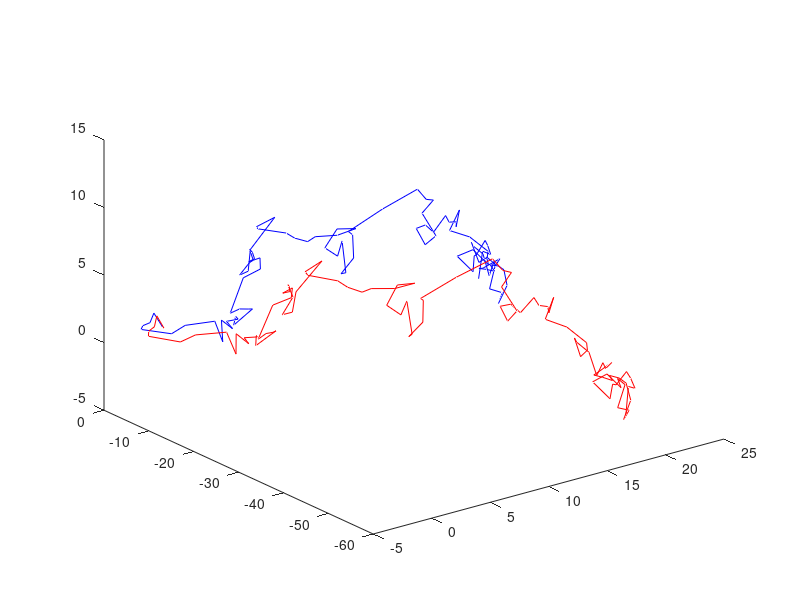

MATLAB code for this plot:
function BrownianBridge3Points()
N = 100;% num points 
% initial path starts at zero 
p(1,:) = zeros(1,3); % path in 3D
for pIdx = 2:100
    p(pIdx,:) = p(pIdx-1,:)+randn(1,3);
end
tx = 1; % first time 
x  = p(tx,:); % first point 
ty = 10;% second time 
y  = p(ty,:)+rand(1,3);% second point
tk = 40;% third time 
k  = p(tk,:)+randn(1,3);% third point

beta  = k-(tk/(2*ty))*(p(ty,:)-y+x)-0.5*(p(tk,:)+x);
alpha = (ty/tk)*(p(tk,:)+x-k+beta)-y; 
w= zeros(size(p));
for wIdx = 1:N
    w(wIdx,:) = x+p(wIdx,:)-(wIdx/ty)*(p(ty,:)+x-y+alpha)-(wIdx/tk)*(p(tk,:)+x-k+beta);
end
figure, plot3(p(:,1),p(:,2),p(:,3),'b'), hold on, plot3(w(:,1),w(:,2),w(:,3),'r')
end